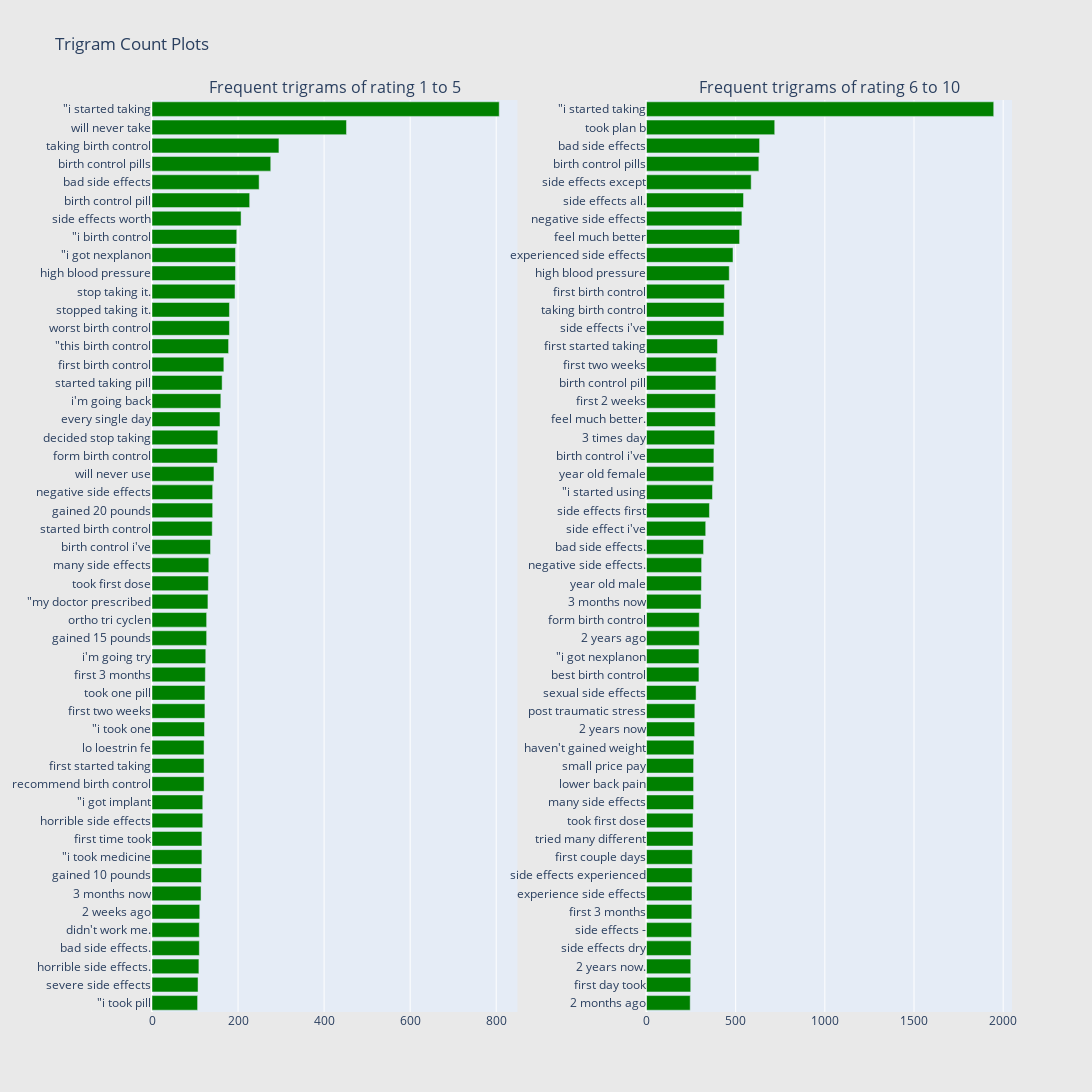

Source (notebook cell):
### Markdown cell above
Likewise, in 2-gram, the contents of the top five corpus are similar, and it will be hard to classify positive and negative. In addition, 'side effects' and 'side effects.' are interpreted differently, which means preprocessing of review data was necessary. However, we saw that it is better to classify emotions rather than previous 1-grams, like side effects, weight gain, and highly recommend.

### Code cell
freq_dict = defaultdict(int)
for sent in df_all_1_5["review"]:
    for word in generate_ngrams(sent,3):
        freq_dict[word] += 1
fd_sorted = pd.DataFrame(sorted(freq_dict.items(), key=lambda x: x[1])[::-1])
fd_sorted.columns = ["word", "wordcount"]
trace1 = horizontal_bar_chart(fd_sorted.head(50), 'green')

freq_dict = defaultdict(int)
for sent in df_all_6_10["review"]:
    for word in generate_ngrams(sent,3):
        freq_dict[word] += 1
fd_sorted = pd.DataFrame(sorted(freq_dict.items(), key=lambda x: x[1])[::-1])
fd_sorted.columns = ["word", "wordcount"]
trace2 = horizontal_bar_chart(fd_sorted.head(50), 'green')

fig = tools.make_subplots(rows=1, cols=2, vertical_spacing=0.04,horizontal_spacing=0.15,
                          subplot_titles=["Frequent trigrams of rating 1 to 5", 
                                          "Frequent trigrams of rating 6 to 10"])
fig.append_trace(trace1, 1, 1)
fig.append_trace(trace2, 1, 2)
fig['layout'].update(height=1200, width=1600, paper_bgcolor='rgb(233,233,233)', title="Trigram Count Plots")
py.iplot(fig, filename='word-plots')

### Figure 1 — Plotly figure (JSON) as saved in the notebook; plotly's stock layout.template omitted (floating-point values rounded to 4 significant figures)
{"data": [{"marker": {"color": "green"}, "orientation": "h", "showlegend": false, "type": "bar", "x": [106, 107, 109, 110, 110, 111, 114, 115, 116, 116, 118, 118, 121, 121, 121, 122, 123, 123, 124, 125, 127, 127, 130, 131, 132, 136, 140, 141, 141, 144, 152, 153, 158, 160, 163, 167, 178, 180, 180, 193, 194, 194, 197, 207, 227, 249, 276, 295, 452, 807], "xaxis": "x", "y": ["\"i took pill", "severe side effects", "horrible side effects.", "bad side effects.", "didn&#039;t work me.", "2 weeks ago", "3 months now", "gained 10 pounds", "\"i took medicine", "first time took", "horrible side effects", "\"i got implant", "recommend birth control", "first started taking", "lo loestrin fe", "\"i took one", "first two weeks", "took one pill", "first 3 months", "i&#039;m going try", "gained 15 pounds", "ortho tri cyclen", "\"my doctor prescribed", "took first dose", "many side effects", "birth control i&#039;ve", "started birth control", "gained 20 pounds", "negative side effects", "will never use", "form birth control", "decided stop taking", "every single day", "i&#039;m going back", "started taking pill", "first birth control", "\"this birth control", "worst birth control", "stopped taking it.", "stop taking it.", "high blood pressure", "\"i got nexplanon", "\"i birth control", "side effects worth", "birth control pill", "bad side effects", "birth control pills", "taking birth control", "will never take", "\"i started taking"], "yaxis": "y"}, {"marker": {"color": "green"}, "orientation": "h", "showlegend": false, "type": "bar", "x": [245, 248, 248, 250, 253, 254, 255, 256, 257, 261, 261, 264, 264, 264, 266, 270, 271, 278, 294, 294, 296, 296, 306, 308, 309, 320, 332, 353, 370, 377, 378, 382, 386, 386, 389, 391, 398, 434, 435, 437, 464, 485, 522, 535, 544, 587, 630, 634, 719, 1947], "xaxis": "x2", "y": ["2 months ago", "first day took", "2 years now.", "side effects dry", "side effects -", "first 3 months", "experience side effects", "side effects experienced", "first couple days", "tried many different", "took first dose", "many side effects", "lower back pain", "small price pay", "haven&#039;t gained weight", "2 years now", "post traumatic stress", "sexual side effects", "best birth control", "\"i got nexplanon", "2 years ago", "form birth control", "3 months now", "year old male", "negative side effects.", "bad side effects.", "side effect i&#039;ve", "side effects first", "\"i started using", "year old female", "birth control i&#039;ve", "3 times day", "feel much better.", "first 2 weeks", "birth control pill", "first two weeks", "first started taking", "side effects i&#039;ve", "taking birth control", "first birth control", "high blood pressure", "experienced side effects", "feel much better", "negative side effects", "side effects all.", "side effects except", "birth control pills", "bad side effects", "took plan b", "\"i started taking"], "yaxis": "y2"}], "layout": {"annotations": [{"font": {"size": 16}, "showarrow": false, "text": "Frequent trigrams of rating 1 to 5", "x": 0.2125, "xanchor": "center", "xref": "paper", "y": 1, "yanchor": "bottom", "yref": "paper"}, {"font": {"size": 16}, "showarrow": false, "text": "Frequent trigrams of rating 6 to 10", "x": 0.7875, "xanchor": "center", "xref": "paper", "y": 1, "yanchor": "bottom", "yref": "paper"}], "height": 1200, "paper_bgcolor": "rgb(233,233,233)", "title": {"text": "Trigram Count Plots"}, "width": 1600, "xaxis": {"anchor": "y", "domain": [0, 0.425]}, "xaxis2": {"anchor": "y2", "domain": [0.575, 1]}, "yaxis": {"anchor": "x", "domain": [0, 1]}, "yaxis2": {"anchor": "x2", "domain": [0, 1]}}}
